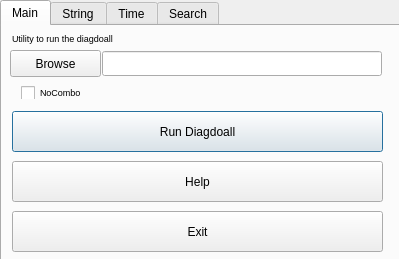
<?xml version="1.0" encoding="UTF-8"?>
<ui version="4.0">
 <class>gui</class>
 <widget class="QDialog" name="gui">
  <property name="geometry">
   <rect>
    <x>0</x>
    <y>0</y>
    <width>399</width>
    <height>259</height>
   </rect>
  </property>
  <property name="acceptDrops">
   <bool>false</bool>
  </property>
  <property name="windowTitle">
   <string>DiagDoall Tool</string>
  </property>
  <property name="toolTip">
   <string>Navigate to your Diagtool results.zip files</string>
  </property>
  <widget class="QTabWidget" name="tabWidget">
   <property name="enabled">
    <bool>true</bool>
   </property>
   <property name="geometry">
    <rect>
     <x>0</x>
     <y>0</y>
     <width>431</width>
     <height>291</height>
    </rect>
   </property>
   <property name="acceptDrops">
    <bool>false</bool>
   </property>
   <property name="toolTip">
    <string>enter your string here without quotes</string>
   </property>
   <property name="autoFillBackground">
    <bool>false</bool>
   </property>
   <property name="tabShape">
    <enum>QTabWidget::Rounded</enum>
   </property>
   <property name="currentIndex">
    <number>0</number>
   </property>
   <widget class="QWidget" name="main">
    <attribute name="title">
     <string>Main</string>
    </attribute>
    <attribute name="toolTip">
     <string>Required Doall </string>
    </attribute>
    <widget class="QLineEdit" name="filename">
     <property name="geometry">
      <rect>
       <x>100</x>
       <y>25</y>
       <width>280</width>
       <height>25</height>
      </rect>
     </property>
     <property name="toolTip">
      <string>path to your diagtool results</string>
     </property>
     <property name="whatsThis">
      <string>directory to search, use browse btn to set</string>
     </property>
    </widget>
    <widget class="QPushButton" name="run_button">
     <property name="geometry">
      <rect>
       <x>10</x>
       <y>85</y>
       <width>371</width>
       <height>41</height>
      </rect>
     </property>
     <property name="toolTip">
      <string>run me</string>
     </property>
     <property name="text">
      <string>Run Diagdoall</string>
     </property>
    </widget>
    <widget class="QPushButton" name="browse">
     <property name="geometry">
      <rect>
       <x>8</x>
       <y>24</y>
       <width>91</width>
       <height>27</height>
      </rect>
     </property>
     <property name="toolTip">
      <string>Select folder containing Diagtool results </string>
     </property>
     <property name="text">
      <string>Browse</string>
     </property>
    </widget>
    <widget class="QPushButton" name="run_help">
     <property name="geometry">
      <rect>
       <x>10</x>
       <y>135</y>
       <width>371</width>
       <height>41</height>
      </rect>
     </property>
     <property name="toolTip">
      <string>help me</string>
     </property>
     <property name="text">
      <string>Help</string>
     </property>
    </widget>
    <widget class="QPushButton" name="run_exit">
     <property name="geometry">
      <rect>
       <x>10</x>
       <y>185</y>
       <width>371</width>
       <height>41</height>
      </rect>
     </property>
     <property name="toolTip">
      <string>kill me</string>
     </property>
     <property name="text">
      <string>Exit</string>
     </property>
    </widget>
    <widget class="QCheckBox" name="combo_check_box">
     <property name="geometry">
      <rect>
       <x>19</x>
       <y>60</y>
       <width>61</width>
       <height>13</height>
      </rect>
     </property>
     <property name="font">
      <font>
       <pointsize>7</pointsize>
      </font>
     </property>
     <property name="toolTip">
      <string>If checked will not create the log4all.log file, more about this in help</string>
     </property>
     <property name="text">
      <string>NoCombo</string>
     </property>
    </widget>
    <widget class="QLabel" name="label_7">
     <property name="geometry">
      <rect>
       <x>10</x>
       <y>4</y>
       <width>369</width>
       <height>16</height>
      </rect>
     </property>
     <property name="font">
      <font>
       <pointsize>7</pointsize>
      </font>
     </property>
     <property name="text">
      <string>Utility to run the diagdoall</string>
     </property>
    </widget>
   </widget>
   <widget class="QWidget" name="string">
    <attribute name="title">
     <string>String</string>
    </attribute>
    <attribute name="toolTip">
     <string>Optional String Search</string>
    </attribute>
    <widget class="QLineEdit" name="string_line">
     <property name="geometry">
      <rect>
       <x>100</x>
       <y>25</y>
       <width>280</width>
       <height>25</height>
      </rect>
     </property>
     <property name="toolTip">
      <string/>
     </property>
    </widget>
    <widget class="QPushButton" name="string_btn">
     <property name="geometry">
      <rect>
       <x>10</x>
       <y>85</y>
       <width>371</width>
       <height>41</height>
      </rect>
     </property>
     <property name="toolTip">
      <string>run me (search in the existing pdt folder)</string>
     </property>
     <property name="text">
      <string>Run Search String in PDT folder</string>
     </property>
    </widget>
    <widget class="QPushButton" name="help_string">
     <property name="geometry">
      <rect>
       <x>10</x>
       <y>135</y>
       <width>371</width>
       <height>41</height>
      </rect>
     </property>
     <property name="toolTip">
      <string>help me</string>
     </property>
     <property name="text">
      <string>Help String Search</string>
     </property>
    </widget>
    <widget class="QPushButton" name="run_exit_2">
     <property name="geometry">
      <rect>
       <x>10</x>
       <y>185</y>
       <width>371</width>
       <height>41</height>
      </rect>
     </property>
     <property name="toolTip">
      <string>kill me</string>
     </property>
     <property name="text">
      <string>Exit</string>
     </property>
    </widget>
    <widget class="QLabel" name="label">
     <property name="geometry">
      <rect>
       <x>10</x>
       <y>25</y>
       <width>86</width>
       <height>21</height>
      </rect>
     </property>
     <property name="text">
      <string>Enter String:</string>
     </property>
    </widget>
    <widget class="QLabel" name="string_path">
     <property name="geometry">
      <rect>
       <x>10</x>
       <y>55</y>
       <width>366</width>
       <height>20</height>
      </rect>
     </property>
     <property name="font">
      <font>
       <pointsize>7</pointsize>
      </font>
     </property>
     <property name="text">
      <string>Warning: Path is not set, return to Main </string>
     </property>
    </widget>
    <widget class="QLabel" name="label_6">
     <property name="geometry">
      <rect>
       <x>10</x>
       <y>4</y>
       <width>369</width>
       <height>16</height>
      </rect>
     </property>
     <property name="font">
      <font>
       <pointsize>7</pointsize>
      </font>
     </property>
     <property name="text">
      <string>Optional utility runs a recursive searches for a string in the PDT folder</string>
     </property>
    </widget>
   </widget>
   <widget class="QWidget" name="tab_3">
    <attribute name="title">
     <string>Time</string>
    </attribute>
    <attribute name="toolTip">
     <string>Optional Timestamp Search</string>
    </attribute>
    <widget class="QLineEdit" name="time_line">
     <property name="geometry">
      <rect>
       <x>100</x>
       <y>25</y>
       <width>280</width>
       <height>25</height>
      </rect>
     </property>
     <property name="toolTip">
      <string>enter your timestamp here</string>
     </property>
    </widget>
    <widget class="QPushButton" name="time_btn">
     <property name="geometry">
      <rect>
       <x>10</x>
       <y>85</y>
       <width>371</width>
       <height>41</height>
      </rect>
     </property>
     <property name="toolTip">
      <string>run me (searches in the pdt folder)</string>
     </property>
     <property name="text">
      <string>Run Search Time in PDT folder</string>
     </property>
    </widget>
    <widget class="QPushButton" name="help_time">
     <property name="geometry">
      <rect>
       <x>10</x>
       <y>135</y>
       <width>371</width>
       <height>41</height>
      </rect>
     </property>
     <property name="toolTip">
      <string>help me</string>
     </property>
     <property name="text">
      <string>Help Time Search</string>
     </property>
    </widget>
    <widget class="QPushButton" name="run_exit_3">
     <property name="geometry">
      <rect>
       <x>10</x>
       <y>185</y>
       <width>371</width>
       <height>41</height>
      </rect>
     </property>
     <property name="toolTip">
      <string>kill me</string>
     </property>
     <property name="text">
      <string>Exit</string>
     </property>
    </widget>
    <widget class="QLabel" name="label_2">
     <property name="geometry">
      <rect>
       <x>10</x>
       <y>25</y>
       <width>86</width>
       <height>21</height>
      </rect>
     </property>
     <property name="text">
      <string>Enter TimeStamp:</string>
     </property>
    </widget>
    <widget class="QLabel" name="time_path">
     <property name="geometry">
      <rect>
       <x>10</x>
       <y>55</y>
       <width>361</width>
       <height>21</height>
      </rect>
     </property>
     <property name="font">
      <font>
       <pointsize>7</pointsize>
      </font>
     </property>
     <property name="text">
      <string>Warning: Path is not set, return to Main </string>
     </property>
    </widget>
    <widget class="QLabel" name="label_5">
     <property name="geometry">
      <rect>
       <x>10</x>
       <y>4</y>
       <width>369</width>
       <height>16</height>
      </rect>
     </property>
     <property name="font">
      <font>
       <pointsize>7</pointsize>
      </font>
     </property>
     <property name="text">
      <string>Optional utility runs a recursive searches a for timestamp in the PDT folder</string>
     </property>
    </widget>
   </widget>
   <widget class="QWidget" name="tab">
    <attribute name="title">
     <string>Search</string>
    </attribute>
    <widget class="QLabel" name="label_3">
     <property name="geometry">
      <rect>
       <x>19</x>
       <y>60</y>
       <width>61</width>
       <height>13</height>
      </rect>
     </property>
     <property name="text">
      <string>Enter String:</string>
     </property>
    </widget>
    <widget class="QLineEdit" name="search_line">
     <property name="geometry">
      <rect>
       <x>100</x>
       <y>55</y>
       <width>280</width>
       <height>25</height>
      </rect>
     </property>
     <property name="toolTip">
      <string>what you're searching for without quotes</string>
     </property>
    </widget>
    <widget class="QLineEdit" name="filename_2">
     <property name="geometry">
      <rect>
       <x>100</x>
       <y>25</y>
       <width>280</width>
       <height>25</height>
      </rect>
     </property>
     <property name="toolTip">
      <string>path to your diagtool results</string>
     </property>
     <property name="whatsThis">
      <string>directory to search, use browse btn to set</string>
     </property>
    </widget>
    <widget class="QPushButton" name="browse_2">
     <property name="geometry">
      <rect>
       <x>8</x>
       <y>24</y>
       <width>91</width>
       <height>27</height>
      </rect>
     </property>
     <property name="toolTip">
      <string>Select any folder you want!</string>
     </property>
     <property name="text">
      <string>Browse</string>
     </property>
    </widget>
    <widget class="QLabel" name="label_4">
     <property name="geometry">
      <rect>
       <x>10</x>
       <y>4</y>
       <width>369</width>
       <height>16</height>
      </rect>
     </property>
     <property name="font">
      <font>
       <pointsize>7</pointsize>
      </font>
     </property>
     <property name="text">
      <string>Optoinal utility runs a recursive search for anyting and anywhere</string>
     </property>
    </widget>
    <widget class="QPushButton" name="search_btn">
     <property name="geometry">
      <rect>
       <x>10</x>
       <y>85</y>
       <width>371</width>
       <height>41</height>
      </rect>
     </property>
     <property name="toolTip">
      <string>run me </string>
     </property>
     <property name="text">
      <string>Run Search</string>
     </property>
    </widget>
    <widget class="QPushButton" name="help_search">
     <property name="geometry">
      <rect>
       <x>10</x>
       <y>135</y>
       <width>371</width>
       <height>41</height>
      </rect>
     </property>
     <property name="toolTip">
      <string>help me</string>
     </property>
     <property name="text">
      <string>Help Search</string>
     </property>
    </widget>
    <widget class="QPushButton" name="run_exit_4">
     <property name="geometry">
      <rect>
       <x>10</x>
       <y>185</y>
       <width>371</width>
       <height>41</height>
      </rect>
     </property>
     <property name="toolTip">
      <string>kill me</string>
     </property>
     <property name="text">
      <string>Exit</string>
     </property>
    </widget>
   </widget>
  </widget>
 </widget>
 <resources/>
 <connections/>
</ui>
